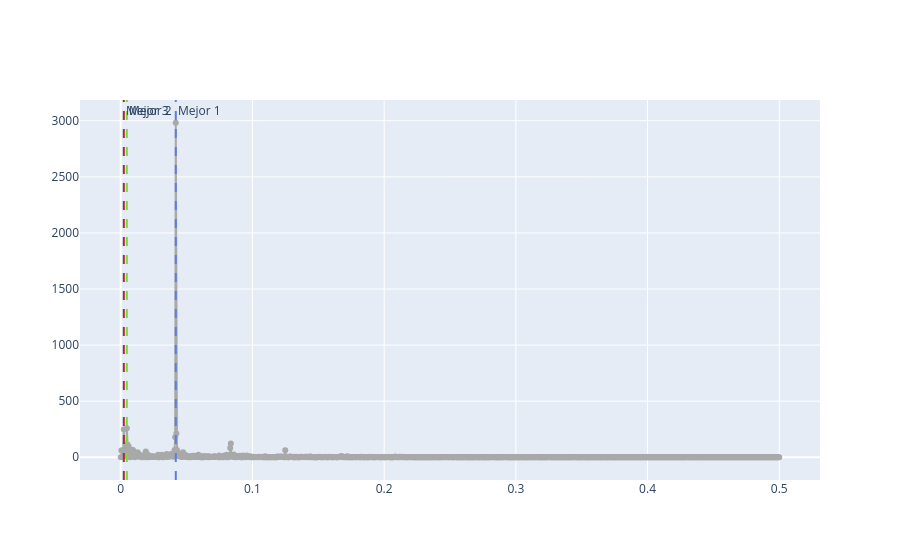

This figure's notebook cell:
### Code cell
fig = p_ts.plotly_periodograma(best=3)
fig.show()

### Figure 1 — Plotly figure (JSON) as saved in the notebook; plotly's stock layout.template omitted (floating-point values rounded to 4 significant figures; data arrays with more than 128 entries replaced by an {"elided": "..."} marker saying what was removed)
{"data": [{"line": {"color": "darkgray"}, "mode": "lines+markers", "type": "scatter", "x": {"elided": "1078 float values"}, "y": {"elided": "1078 float values"}}], "layout": {"annotations": [{"showarrow": false, "text": "Mejor 1", "x": 0.04178, "xanchor": "left", "xref": "x", "y": 1, "yanchor": "top", "yref": "y domain"}, {"showarrow": false, "text": "Mejor 2", "x": 0.004643, "xanchor": "left", "xref": "x", "y": 1, "yanchor": "top", "yref": "y domain"}, {"showarrow": false, "text": "Mejor 3", "x": 0.002321, "xanchor": "left", "xref": "x", "y": 1, "yanchor": "top", "yref": "y domain"}], "shapes": [{"line": {"color": "rgb(0.362194586589078, 0.4878014092923523, 0.88517783143292)", "dash": "dash", "width": 2}, "type": "line", "x0": 0.04178, "x1": 0.04178, "xref": "x", "y0": 0, "y1": 1, "yref": "y domain"}, {"line": {"color": "rgb(0.47448130563140967, 0.8632571070663259, 0.23093845432004312)", "dash": "dash", "width": 2}, "type": "line", "x0": 0.004643, "x1": 0.004643, "xref": "x", "y0": 0, "y1": 1, "yref": "y domain"}, {"line": {"color": "rgb(0.6685130173152719, 0.16443488393290706, 0.2218123716542587)", "dash": "dash", "width": 2}, "type": "line", "x0": 0.002321, "x1": 0.002321, "xref": "x", "y0": 0, "y1": 1, "yref": "y domain"}]}}
